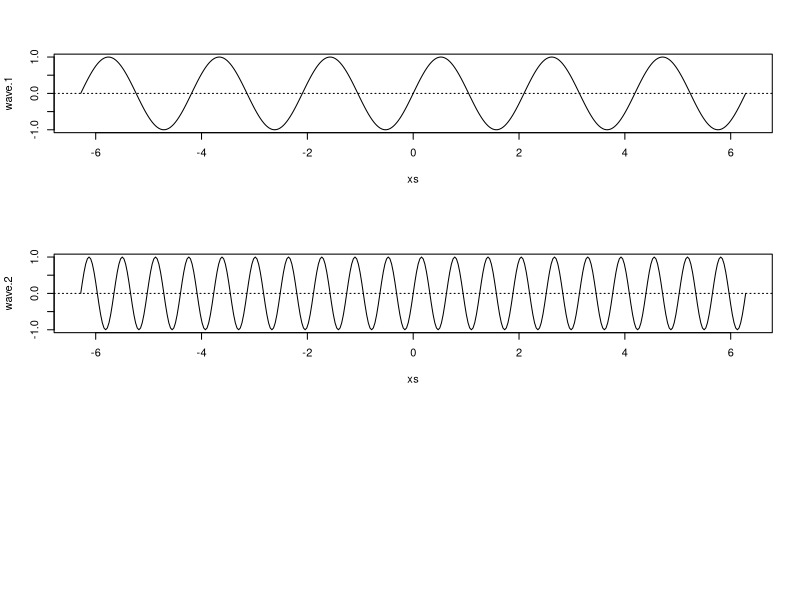

Recreate this plot in R.
#!/usr/local/bin/Rscript


xs <- seq(-2*pi,2*pi,pi/100)

wave.1 <- sin(3*xs)
wave.2 <- sin(10*xs)


X11(width=10, height=8)

par(mfrow = c(3, 1))

plot(xs,wave.1, type="l", ylim=c(-1,1)) 
abline(h=0,lty=3)

plot(xs,wave.2, type="l", ylim=c(-1,1)) 
abline(h=0,lty=3)

message("Press return to exit...")
invisible(readLines("stdin", n=1))




